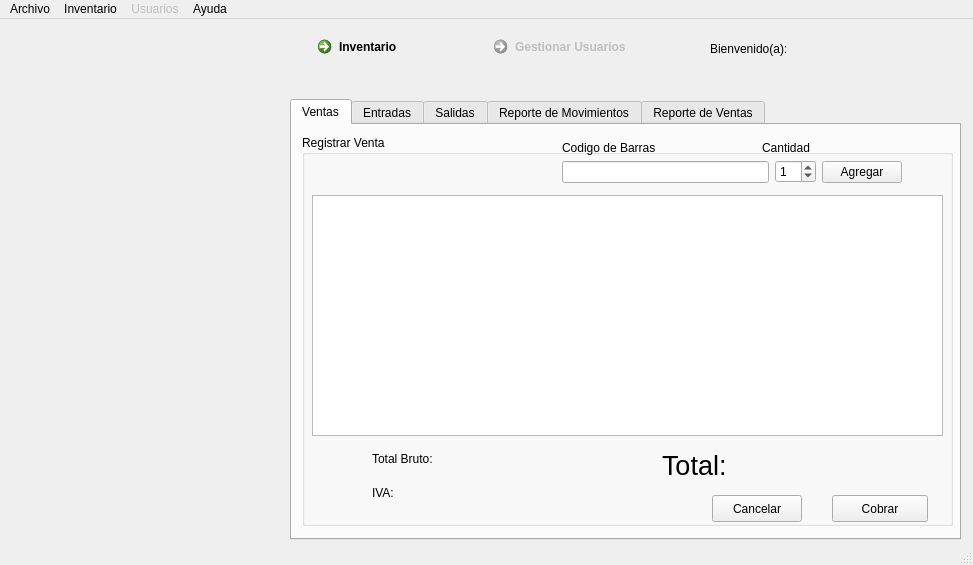
<?xml version="1.0" encoding="UTF-8"?>
<ui version="4.0">
 <class>MenuMain</class>
 <widget class="QMainWindow" name="MenuMain">
  <property name="geometry">
   <rect>
    <x>0</x>
    <y>0</y>
    <width>973</width>
    <height>565</height>
   </rect>
  </property>
  <property name="windowTitle">
   <string>Sistema</string>
  </property>
  <property name="styleSheet">
   <string notr="true"/>
  </property>
  <widget class="QWidget" name="centralwidget">
   <widget class="QLabel" name="user">
    <property name="geometry">
     <rect>
      <x>810</x>
      <y>20</y>
      <width>151</width>
      <height>16</height>
     </rect>
    </property>
    <property name="font">
     <font>
      <weight>75</weight>
      <bold>true</bold>
     </font>
    </property>
    <property name="text">
     <string/>
    </property>
   </widget>
   <widget class="QLabel" name="user_label">
    <property name="geometry">
     <rect>
      <x>710</x>
      <y>20</y>
      <width>101</width>
      <height>20</height>
     </rect>
    </property>
    <property name="text">
     <string>Bienvenido(a):</string>
    </property>
   </widget>
   <widget class="QLabel" name="foto">
    <property name="geometry">
     <rect>
      <x>10</x>
      <y>30</y>
      <width>261</width>
      <height>341</height>
     </rect>
    </property>
    <property name="text">
     <string/>
    </property>
   </widget>
   <widget class="QTabWidget" name="tabWidget">
    <property name="geometry">
     <rect>
      <x>290</x>
      <y>80</y>
      <width>671</width>
      <height>441</height>
     </rect>
    </property>
    <property name="currentIndex">
     <number>0</number>
    </property>
    <property name="tabBarAutoHide">
     <bool>false</bool>
    </property>
    <widget class="QWidget" name="ventas">
     <attribute name="title">
      <string>Ventas</string>
     </attribute>
     <widget class="QGroupBox" name="groupBox">
      <property name="geometry">
       <rect>
        <x>10</x>
        <y>10</y>
        <width>651</width>
        <height>391</height>
       </rect>
      </property>
      <property name="title">
       <string>Registrar Venta</string>
      </property>
      <widget class="QLabel" name="cb_label">
       <property name="geometry">
        <rect>
         <x>260</x>
         <y>0</y>
         <width>110</width>
         <height>25</height>
        </rect>
       </property>
       <property name="text">
        <string>Codigo de Barras</string>
       </property>
      </widget>
      <widget class="QLabel" name="cantidad_label">
       <property name="geometry">
        <rect>
         <x>460</x>
         <y>0</y>
         <width>61</width>
         <height>25</height>
        </rect>
       </property>
       <property name="text">
        <string>Cantidad</string>
       </property>
      </widget>
      <widget class="QTableWidget" name="descripcion">
       <property name="geometry">
        <rect>
         <x>10</x>
         <y>60</y>
         <width>631</width>
         <height>241</height>
        </rect>
       </property>
       <property name="styleSheet">
        <string notr="true"/>
       </property>
      </widget>
      <widget class="QWidget" name="layoutWidget">
       <property name="geometry">
        <rect>
         <x>70</x>
         <y>310</y>
         <width>211</width>
         <height>61</height>
        </rect>
       </property>
       <layout class="QVBoxLayout" name="verticalLayout_3">
        <item>
         <layout class="QHBoxLayout" name="horizontalLayout_2">
          <item>
           <widget class="QLabel" name="total_label">
            <property name="text">
             <string>Total Bruto:</string>
            </property>
           </widget>
          </item>
          <item>
           <widget class="QLabel" name="total">
            <property name="text">
             <string/>
            </property>
           </widget>
          </item>
         </layout>
        </item>
        <item>
         <layout class="QHBoxLayout" name="horizontalLayout_6">
          <item>
           <widget class="QLabel" name="iva_label">
            <property name="text">
             <string>IVA:</string>
            </property>
           </widget>
          </item>
          <item>
           <widget class="QLabel" name="iva">
            <property name="text">
             <string/>
            </property>
           </widget>
          </item>
         </layout>
        </item>
       </layout>
      </widget>
      <widget class="QWidget" name="layoutWidget">
       <property name="geometry">
        <rect>
         <x>260</x>
         <y>20</y>
         <width>340</width>
         <height>34</height>
        </rect>
       </property>
       <layout class="QHBoxLayout" name="horizontalLayout_7">
        <item>
         <layout class="QHBoxLayout" name="horizontalLayout">
          <item>
           <widget class="QLineEdit" name="codigo_barras"/>
          </item>
         </layout>
        </item>
        <item>
         <widget class="QSpinBox" name="cantidad">
          <property name="value">
           <number>1</number>
          </property>
         </widget>
        </item>
        <item>
         <widget class="QPushButton" name="cargar">
          <property name="whatsThis">
           <string>&lt;html&gt;&lt;head/&gt;&lt;body&gt;&lt;p align=&quot;center&quot;&gt;O presiona Enter&lt;/p&gt;&lt;/body&gt;&lt;/html&gt;</string>
          </property>
          <property name="styleSheet">
           <string notr="true"/>
          </property>
          <property name="text">
           <string>Agregar</string>
          </property>
          <property name="shortcut">
           <string>Return</string>
          </property>
         </widget>
        </item>
       </layout>
      </widget>
      <widget class="QPushButton" name="pushButton">
       <property name="geometry">
        <rect>
         <x>530</x>
         <y>360</y>
         <width>96</width>
         <height>27</height>
        </rect>
       </property>
       <property name="whatsThis">
        <string>&lt;html&gt;&lt;head/&gt;&lt;body&gt;&lt;p&gt;O presiona Espacio&lt;/p&gt;&lt;/body&gt;&lt;/html&gt;</string>
       </property>
       <property name="styleSheet">
        <string notr="true"/>
       </property>
       <property name="text">
        <string>Cobrar</string>
       </property>
       <property name="shortcut">
        <string>Space</string>
       </property>
      </widget>
      <widget class="QLabel" name="notify">
       <property name="geometry">
        <rect>
         <x>30</x>
         <y>370</y>
         <width>361</width>
         <height>21</height>
        </rect>
       </property>
       <property name="font">
        <font>
         <weight>75</weight>
         <bold>true</bold>
        </font>
       </property>
       <property name="styleSheet">
        <string notr="true">color: green;</string>
       </property>
       <property name="text">
        <string/>
       </property>
      </widget>
      <widget class="QLabel" name="totalneto">
       <property name="geometry">
        <rect>
         <x>460</x>
         <y>310</y>
         <width>171</width>
         <height>41</height>
        </rect>
       </property>
       <property name="font">
        <font>
         <pointsize>20</pointsize>
         <weight>75</weight>
         <bold>true</bold>
        </font>
       </property>
       <property name="text">
        <string/>
       </property>
      </widget>
      <widget class="QLabel" name="totalneto_label">
       <property name="geometry">
        <rect>
         <x>360</x>
         <y>320</y>
         <width>81</width>
         <height>21</height>
        </rect>
       </property>
       <property name="font">
        <font>
         <pointsize>20</pointsize>
        </font>
       </property>
       <property name="text">
        <string>Total:</string>
       </property>
      </widget>
      <widget class="QPushButton" name="pushButton_3">
       <property name="geometry">
        <rect>
         <x>410</x>
         <y>360</y>
         <width>90</width>
         <height>27</height>
        </rect>
       </property>
       <property name="text">
        <string>Cancelar</string>
       </property>
      </widget>
     </widget>
    </widget>
    <widget class="QWidget" name="entradas">
     <attribute name="title">
      <string>Entradas</string>
     </attribute>
     <widget class="QGroupBox" name="groupBox_2">
      <property name="geometry">
       <rect>
        <x>20</x>
        <y>20</y>
        <width>601</width>
        <height>281</height>
       </rect>
      </property>
      <property name="title">
       <string>Registrar Entrada de efectivo</string>
      </property>
      <widget class="QPushButton" name="entrada_guardar">
       <property name="geometry">
        <rect>
         <x>270</x>
         <y>250</y>
         <width>90</width>
         <height>27</height>
        </rect>
       </property>
       <property name="text">
        <string>Registrar</string>
       </property>
      </widget>
      <widget class="QWidget" name="layoutWidget">
       <property name="geometry">
        <rect>
         <x>70</x>
         <y>60</y>
         <width>291</width>
         <height>27</height>
        </rect>
       </property>
       <layout class="QHBoxLayout" name="horizontalLayout_3">
        <item>
         <widget class="QLabel" name="label_entrada_cantidad">
          <property name="text">
           <string>Cantidad: $</string>
          </property>
         </widget>
        </item>
        <item>
         <widget class="QLineEdit" name="entrada_cantidad"/>
        </item>
       </layout>
      </widget>
      <widget class="QWidget" name="layoutWidget">
       <property name="geometry">
        <rect>
         <x>70</x>
         <y>110</y>
         <width>291</width>
         <height>121</height>
        </rect>
       </property>
       <layout class="QVBoxLayout" name="verticalLayout_6">
        <item>
         <widget class="QLabel" name="label_entrada_dscripcion">
          <property name="text">
           <string>Descripción</string>
          </property>
         </widget>
        </item>
        <item>
         <widget class="QTextEdit" name="entrada_dscripcion"/>
        </item>
       </layout>
      </widget>
     </widget>
    </widget>
    <widget class="QWidget" name="salidas">
     <attribute name="title">
      <string>Salidas</string>
     </attribute>
     <widget class="QGroupBox" name="groupBox_3">
      <property name="geometry">
       <rect>
        <x>20</x>
        <y>40</y>
        <width>601</width>
        <height>281</height>
       </rect>
      </property>
      <property name="title">
       <string>Registrar Salida de efectivo</string>
      </property>
      <widget class="QPushButton" name="salida_guardar">
       <property name="geometry">
        <rect>
         <x>270</x>
         <y>240</y>
         <width>90</width>
         <height>27</height>
        </rect>
       </property>
       <property name="text">
        <string>Registrar</string>
       </property>
      </widget>
      <widget class="QWidget" name="layoutWidget_2">
       <property name="geometry">
        <rect>
         <x>70</x>
         <y>40</y>
         <width>291</width>
         <height>27</height>
        </rect>
       </property>
       <layout class="QHBoxLayout" name="horizontalLayout_8">
        <item>
         <widget class="QLabel" name="label_salida_cantidad">
          <property name="text">
           <string>Cantidad: $</string>
          </property>
         </widget>
        </item>
        <item>
         <widget class="QLineEdit" name="salida_cantidad"/>
        </item>
       </layout>
      </widget>
      <widget class="QWidget" name="layoutWidget">
       <property name="geometry">
        <rect>
         <x>70</x>
         <y>90</y>
         <width>291</width>
         <height>121</height>
        </rect>
       </property>
       <layout class="QVBoxLayout" name="verticalLayout_4">
        <item>
         <widget class="QLabel" name="label_salida_dscripcion">
          <property name="text">
           <string>Descripción, Proveedor o factura</string>
          </property>
         </widget>
        </item>
        <item>
         <widget class="QTextEdit" name="salida_dscripcion"/>
        </item>
       </layout>
      </widget>
     </widget>
    </widget>
    <widget class="QWidget" name="reporte">
     <attribute name="title">
      <string>Reporte de Movimientos</string>
     </attribute>
     <widget class="QGroupBox" name="groupBox_4">
      <property name="geometry">
       <rect>
        <x>30</x>
        <y>10</y>
        <width>631</width>
        <height>391</height>
       </rect>
      </property>
      <property name="title">
       <string>Reporte de Movimientos</string>
      </property>
      <widget class="QWidget" name="layoutWidget">
       <property name="geometry">
        <rect>
         <x>191</x>
         <y>0</y>
         <width>431</width>
         <height>31</height>
        </rect>
       </property>
       <layout class="QHBoxLayout" name="horizontalLayout_9">
        <item>
         <widget class="QDateEdit" name="dateEdit"/>
        </item>
        <item>
         <widget class="QPushButton" name="pushButton_2">
          <property name="text">
           <string>Generar Reporte</string>
          </property>
         </widget>
        </item>
       </layout>
      </widget>
      <widget class="QTableWidget" name="reporte_movimientos">
       <property name="geometry">
        <rect>
         <x>10</x>
         <y>40</y>
         <width>611</width>
         <height>241</height>
        </rect>
       </property>
      </widget>
      <widget class="QWidget" name="layoutWidget">
       <property name="geometry">
        <rect>
         <x>410</x>
         <y>290</y>
         <width>198</width>
         <height>91</height>
        </rect>
       </property>
       <layout class="QHBoxLayout" name="horizontalLayout_5">
        <item>
         <layout class="QVBoxLayout" name="verticalLayout_7">
          <item>
           <widget class="QLabel" name="label">
            <property name="text">
             <string>Total Ingresos:</string>
            </property>
           </widget>
          </item>
          <item>
           <widget class="QLabel" name="label_2">
            <property name="text">
             <string>Total Egresos:</string>
            </property>
           </widget>
          </item>
          <item>
           <widget class="QLabel" name="label_3">
            <property name="text">
             <string>Total Ventas:</string>
            </property>
           </widget>
          </item>
          <item>
           <widget class="QLabel" name="label_4">
            <property name="text">
             <string>Total:</string>
            </property>
           </widget>
          </item>
         </layout>
        </item>
        <item>
         <layout class="QVBoxLayout" name="verticalLayout_8">
          <item>
           <widget class="QLabel" name="total_ingresos">
            <property name="text">
             <string/>
            </property>
           </widget>
          </item>
          <item>
           <widget class="QLabel" name="total_egresos">
            <property name="text">
             <string/>
            </property>
           </widget>
          </item>
          <item>
           <widget class="QLabel" name="total_ventas">
            <property name="text">
             <string/>
            </property>
           </widget>
          </item>
          <item>
           <widget class="QLabel" name="total_">
            <property name="font">
             <font>
              <weight>75</weight>
              <bold>true</bold>
             </font>
            </property>
            <property name="text">
             <string/>
            </property>
           </widget>
          </item>
         </layout>
        </item>
       </layout>
      </widget>
     </widget>
    </widget>
    <widget class="QWidget" name="reporte_ventas">
     <attribute name="title">
      <string>Reporte de Ventas</string>
     </attribute>
     <widget class="QGroupBox" name="groupBox_5">
      <property name="geometry">
       <rect>
        <x>30</x>
        <y>10</y>
        <width>631</width>
        <height>391</height>
       </rect>
      </property>
      <property name="title">
       <string>Reporte de Ventas</string>
      </property>
      <widget class="QLabel" name="label_9">
       <property name="geometry">
        <rect>
         <x>180</x>
         <y>0</y>
         <width>61</width>
         <height>15</height>
        </rect>
       </property>
       <property name="text">
        <string>F. Inicio</string>
       </property>
      </widget>
      <widget class="QLabel" name="label_10">
       <property name="geometry">
        <rect>
         <x>350</x>
         <y>0</y>
         <width>41</width>
         <height>16</height>
        </rect>
       </property>
       <property name="text">
        <string>F. Fin</string>
       </property>
      </widget>
      <widget class="QTableView" name="ventas_2">
       <property name="geometry">
        <rect>
         <x>0</x>
         <y>30</y>
         <width>611</width>
         <height>141</height>
        </rect>
       </property>
      </widget>
      <widget class="QTableView" name="masterDetail">
       <property name="geometry">
        <rect>
         <x>0</x>
         <y>180</y>
         <width>611</width>
         <height>161</height>
        </rect>
       </property>
      </widget>
      <widget class="QPushButton" name="button_ventas">
       <property name="geometry">
        <rect>
         <x>500</x>
         <y>0</y>
         <width>111</width>
         <height>27</height>
        </rect>
       </property>
       <property name="text">
        <string>Generar Reporte</string>
       </property>
      </widget>
      <widget class="QDateEdit" name="fecha_fin">
       <property name="geometry">
        <rect>
         <x>390</x>
         <y>0</y>
         <width>91</width>
         <height>25</height>
        </rect>
       </property>
      </widget>
      <widget class="QDateEdit" name="fecha_inicio">
       <property name="geometry">
        <rect>
         <x>230</x>
         <y>0</y>
         <width>91</width>
         <height>25</height>
        </rect>
       </property>
      </widget>
      <widget class="QLabel" name="total_1">
       <property name="geometry">
        <rect>
         <x>500</x>
         <y>360</y>
         <width>93</width>
         <height>21</height>
        </rect>
       </property>
       <property name="font">
        <font>
         <weight>75</weight>
         <bold>true</bold>
        </font>
       </property>
       <property name="text">
        <string/>
       </property>
      </widget>
     </widget>
    </widget>
   </widget>
   <widget class="QLabel" name="fecha_label">
    <property name="geometry">
     <rect>
      <x>310</x>
      <y>10</y>
      <width>151</width>
      <height>20</height>
     </rect>
    </property>
    <property name="text">
     <string/>
    </property>
   </widget>
   <widget class="QWidget" name="layoutWidget">
    <property name="geometry">
     <rect>
      <x>0</x>
      <y>0</y>
      <width>2</width>
      <height>2</height>
     </rect>
    </property>
    <layout class="QVBoxLayout" name="verticalLayout"/>
   </widget>
   <widget class="QWidget" name="layoutWidget">
    <property name="geometry">
     <rect>
      <x>0</x>
      <y>0</y>
      <width>2</width>
      <height>2</height>
     </rect>
    </property>
    <layout class="QVBoxLayout" name="verticalLayout_2"/>
   </widget>
   <widget class="QWidget" name="layoutWidget">
    <property name="geometry">
     <rect>
      <x>310</x>
      <y>10</y>
      <width>346</width>
      <height>41</height>
     </rect>
    </property>
    <layout class="QHBoxLayout" name="horizontalLayout_10">
     <item>
      <widget class="QCommandLinkButton" name="button_inventario">
       <property name="text">
        <string>Inventario</string>
       </property>
      </widget>
     </item>
     <item>
      <widget class="QCommandLinkButton" name="button_usuarios">
       <property name="enabled">
        <bool>false</bool>
       </property>
       <property name="text">
        <string>Gestionar Usuarios</string>
       </property>
      </widget>
     </item>
    </layout>
   </widget>
  </widget>
  <widget class="QMenuBar" name="menubar">
   <property name="geometry">
    <rect>
     <x>0</x>
     <y>0</y>
     <width>973</width>
     <height>21</height>
    </rect>
   </property>
   <property name="styleSheet">
    <string notr="true"/>
   </property>
   <widget class="QMenu" name="menuArchivo">
    <property name="title">
     <string>Archivo</string>
    </property>
    <addaction name="actionCerrar_Sesi_n"/>
    <addaction name="actionSalir"/>
   </widget>
   <widget class="QMenu" name="menuInventario">
    <property name="title">
     <string>Inventario</string>
    </property>
    <addaction name="actionTodos_los_productos"/>
    <addaction name="actionCrear_Producto"/>
   </widget>
   <widget class="QMenu" name="menuAyuda">
    <property name="title">
     <string>Ayuda</string>
    </property>
    <addaction name="actionAcerca_de"/>
    <addaction name="actionAyuda"/>
   </widget>
   <widget class="QMenu" name="menuUsuarios">
    <property name="enabled">
     <bool>false</bool>
    </property>
    <property name="title">
     <string>Usuarios</string>
    </property>
    <addaction name="actionUsuarios"/>
    <addaction name="actionCrear_Usuario"/>
   </widget>
   <addaction name="menuArchivo"/>
   <addaction name="menuInventario"/>
   <addaction name="menuUsuarios"/>
   <addaction name="menuAyuda"/>
  </widget>
  <widget class="QStatusBar" name="statusbar"/>
  <action name="actionCerrar_Sesi_n">
   <property name="text">
    <string>Cerrar Sesión</string>
   </property>
  </action>
  <action name="actionSalir">
   <property name="text">
    <string>Salir</string>
   </property>
  </action>
  <action name="actionTodos_los_productos">
   <property name="text">
    <string>Todos los productos</string>
   </property>
  </action>
  <action name="actionCrear_Producto">
   <property name="text">
    <string>Crear Producto</string>
   </property>
  </action>
  <action name="actionAcerca_de">
   <property name="text">
    <string>Acerca de...</string>
   </property>
  </action>
  <action name="actionAyuda">
   <property name="text">
    <string>Ayuda</string>
   </property>
  </action>
  <action name="actionUsuarios">
   <property name="enabled">
    <bool>true</bool>
   </property>
   <property name="text">
    <string>Todos los Usuarios</string>
   </property>
   <property name="visible">
    <bool>true</bool>
   </property>
  </action>
  <action name="actionCrear_Usuario">
   <property name="text">
    <string>Crear Usuario</string>
   </property>
  </action>
 </widget>
 <tabstops>
  <tabstop>codigo_barras</tabstop>
  <tabstop>cantidad</tabstop>
  <tabstop>cargar</tabstop>
  <tabstop>descripcion</tabstop>
  <tabstop>pushButton</tabstop>
  <tabstop>entrada_cantidad</tabstop>
  <tabstop>entrada_dscripcion</tabstop>
  <tabstop>entrada_guardar</tabstop>
  <tabstop>salida_cantidad</tabstop>
  <tabstop>salida_dscripcion</tabstop>
  <tabstop>salida_guardar</tabstop>
  <tabstop>tabWidget</tabstop>
  <tabstop>button_usuarios</tabstop>
 </tabstops>
 <resources/>
 <connections/>
</ui>
